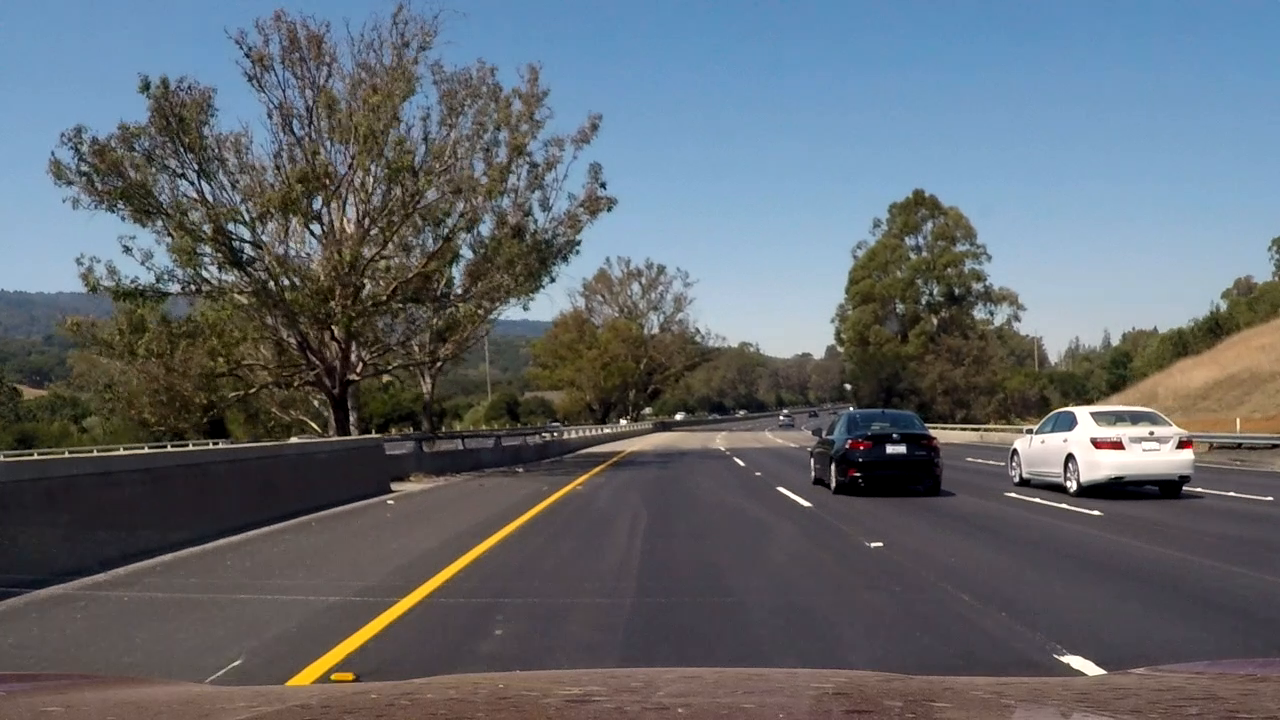
#> input picture frame 3 of test_video.mp4, 1280 x 720 px
$ python lanes.py
#> lines starting #> are read from the running program, lines starting #| are printed output that depends on the picture; after the words box and inside, x2 and y2 are one past the last pixel; in counts of white or black regions, pixels touching at a corner belong together
#> further down, frame is the input picture: shape (720, 1280, 3); mean B, G, R 109.8, 103.2, 97.2
import cv2
import numpy as np

def make_cordinates(image, line_parameters):
    slope, intercept = line_parameters
    y1 = image.shape[0]
    y2 = int(y1*(3/5))
    x1 = int((y1 - intercept)/slope)
    x2 = int((y2 - intercept)/slope)

    return np.array([x1, y1, x2, y2])
def average_slope_intercept(image, lines):
    left_fit = []
    right_fit = []
    for line in lines:
            x1, y1, x2, y2 = line.reshape(4)
            parameters = np.polyfit((x1, x2), (y1, y2), 1)
            slope = parameters[0]
            intercept = parameters[1]
            if slope < 0:
                left_fit.append((slope, intercept))
            else:
                right_fit.append((slope, intercept))
    left_fit_average = np.average(left_fit, axis=0)
    right_fit_average = np.average(right_fit, axis=0)
    left_line = make_cordinates(image, left_fit_average)
    right_line = make_cordinates(image, right_fit_average)
    return np.array([left_line, right_line])

def canny(image):
    gray = cv2.cvtColor(image, cv2.COLOR_RGB2GRAY)
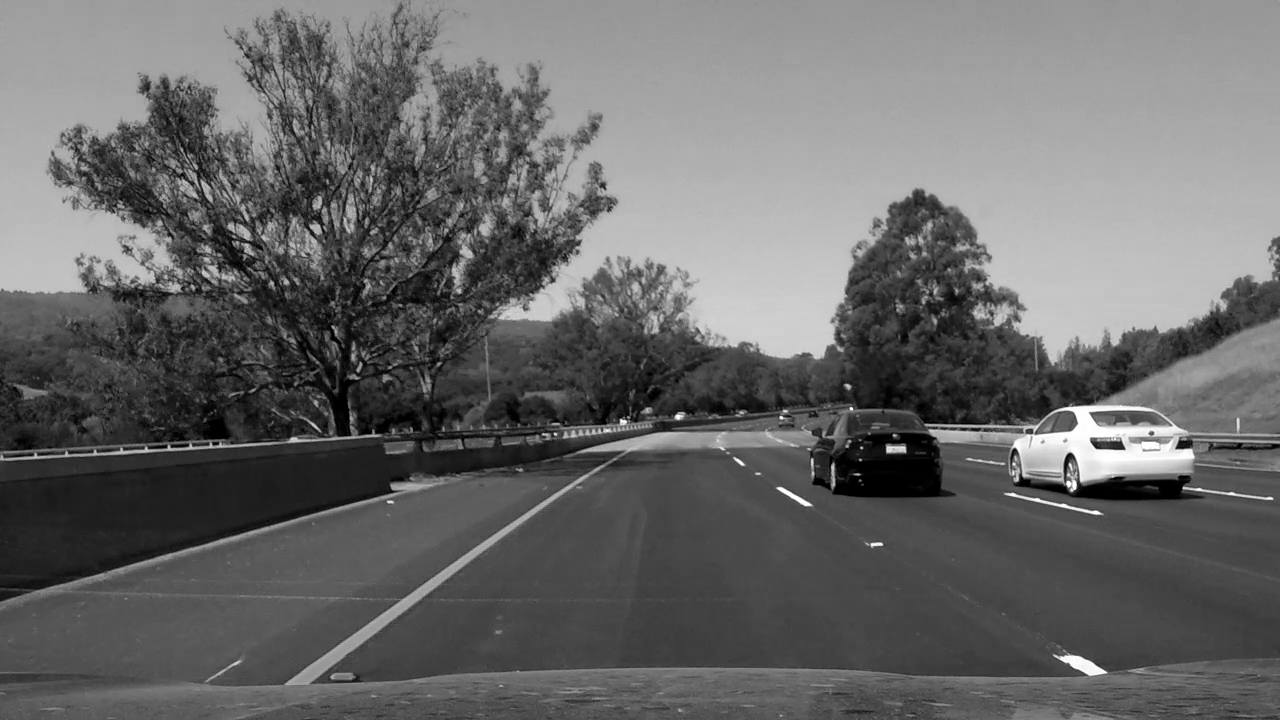
#> gray: shape (720, 1280); min 0, max 255, mean 104.5
    blur = cv2.GaussianBlur(gray, (5, 5), 0)
    canny = cv2.Canny(blur, 50, 150)
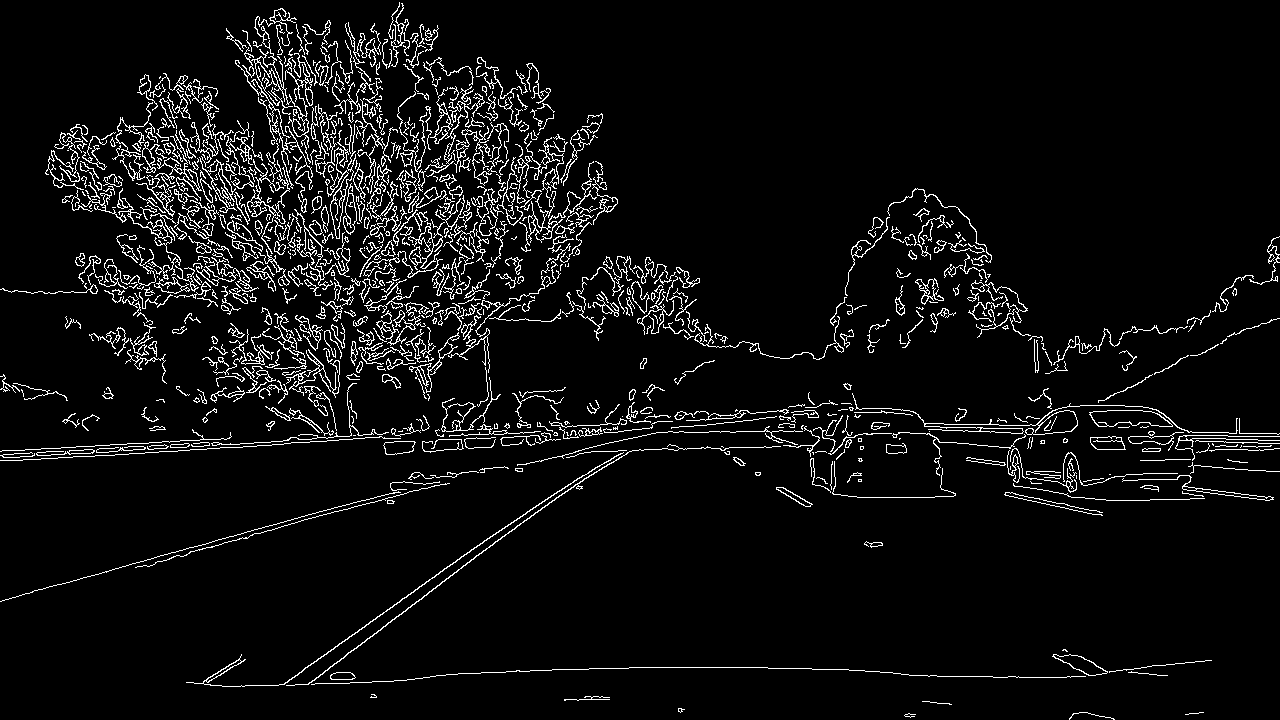
#> canny: shape (720, 1280); 5.7% white in thin lines or dots
    return canny

def display_lines(image, lines):
    line_image = np.zeros_like(image)
    if lines is not None:
        for line in lines:
            x1, y1, x2, y2 = line.reshape(4)
            cv2.line(line_image, (x1, y1), (x2, y2), (255, 0, 0), 10)
    return line_image

def region_of_interest(image):
    height = image.shape[0]
#> height = 720
    polygons = np.array([
    [(200, height ), (1100, height), (550, 250)]
    ])
#> polygons = [[200, 720], [1100, 720], [550, 250]]
    mask = np.zeros_like(image)
    cv2.fillPoly(mask, polygons, 255)
#> mask: shape (720, 1280); 23% white; 1 white region, box (x1, y1, x2, y2) and area: (200, 250, 1100, 720) 211775
    masked_image = cv2.bitwise_and(image, mask)
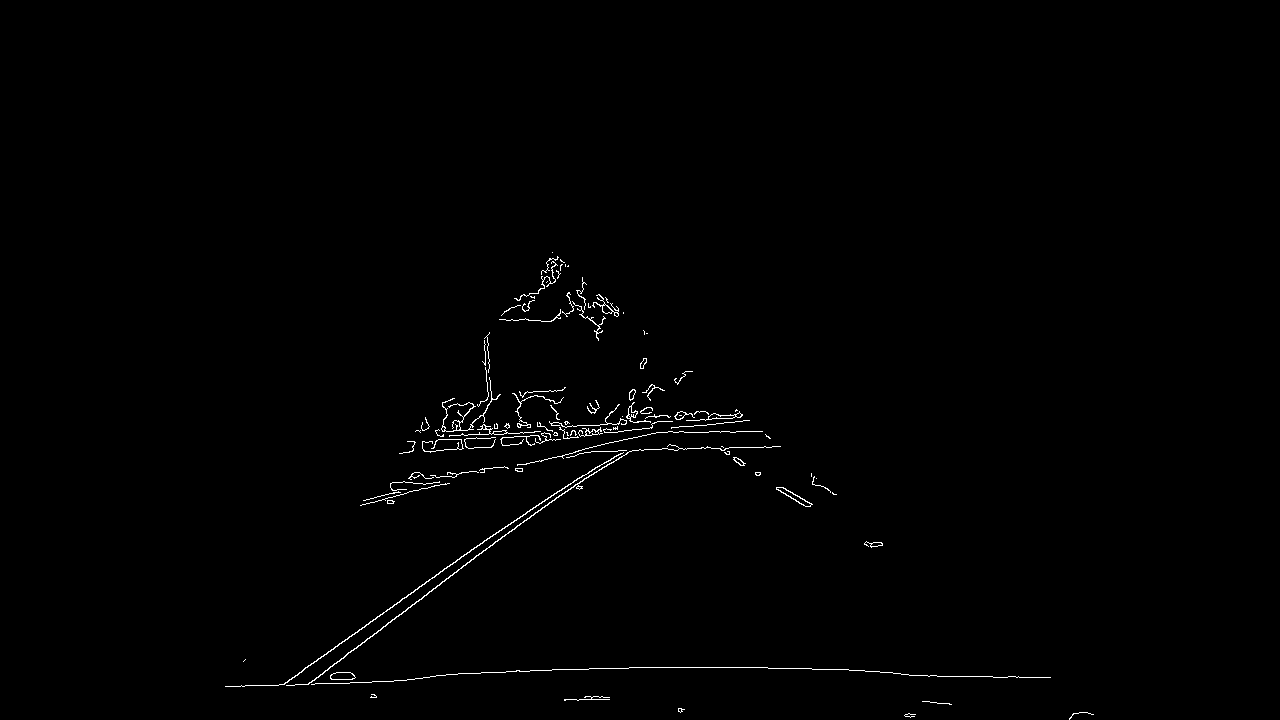
#> masked_image: shape (720, 1280); 0.69% white in thin lines or dots, all inside (x1, y1, x2, y2) = (225, 252, 1094, 720)
    return masked_image

cap = cv2.VideoCapture("test_video.mp4")
while(cap.isOpened()):
    _, frame = cap.read()
    canny_image = canny(frame)
    cropped_image = region_of_interest(canny_image)
    lines = cv2.HoughLinesP(cropped_image, 2, np.pi/180, 100, np.array([]), minLineLength=40, maxLineGap=5)
#> lines = 23 rows, first 6: [489, 538, 557, 491], [307, 684, 549, 502], [629, 667, 767, 667], [564, 432, 617, 432], [283, 684, 387, 609], [723, 447, 771, 447]
    average_lines = average_slope_intercept(frame, lines)
#> the loop in average_slope_intercept, `for line in lines:` made 23 passes
#> (x1, y1, x2, y2, slope, intercept) on passes 1 to 12: (489, 538, 557, 491, -0.691, 876), (307, 684, 549, 502, -0.752, 914.9), (629, 667, 767, 667, 7.21e-17, 667), (564, 432, 617, 432, 6.71e-16, 432), (283, 684, 387, 609, -0.721, 888.1), (723, 447, 771, 447, 6.24e-16, 447), (571, 431, 617, 429, -0.0435, 455.8), (656, 432, 708, 432, -1.21e-15, 432), (286, 685, 331, 683, -0.0444, 697.7), (585, 448, 642, 435, -0.228, 581.4), (556, 497, 607, 464, -0.647, 856.8), (426, 581, 486, 540, -0.683, 872.1)
#> after the loop in average_slope_intercept, `for line in lines:`: left_fit = 18 items, first 6: (-0.691, 876), (-0.752, 914.9), (-0.721, 888.1), (-0.0435, 455.8), (-1.21e-15, 432), (-0.0444, 697.7); right_fit = [(7.21e-17, 667), (6.71e-16, 432), (6.24e-16, 447), (1e-15, 676), (0.0227, 650.4)]
#> in average_slope_intercept, `left_fit_average = np.average(left_fit, axis=0)`: left_fit_average = [-0.37, 695]
#> in average_slope_intercept, `right_fit_average = np.average(right_fit, axis=0)`: right_fit_average = [0.00455, 574.5]
#> in make_cordinates, `slope, intercept = line_parameters`: slope = -0.37; intercept = 695
#> in make_cordinates, `x1 = int((y1 - intercept)/slope)`: x1 = -67
#> in make_cordinates, `x2 = int((y2 - intercept)/slope)`: x2 = 710
#> in average_slope_intercept, `left_line = make_cordinates(image, left_fit_average)`: left_line = [-67, 720, 710, 432]
#> in average_slope_intercept, `right_line = make_cordinates(image, right_fit_average)`: right_line = [32015, 720, -31343, 432]
#> average_lines = [[-67, 720, 710, 432], [32015, 720, -31343, 432]]
    line_image = display_lines(frame, average_lines)
#> the loop in display_lines, `for line in lines:` made 2 passes
    combo_image = cv2.addWeighted(frame, 0.8, line_image, 1, 1)
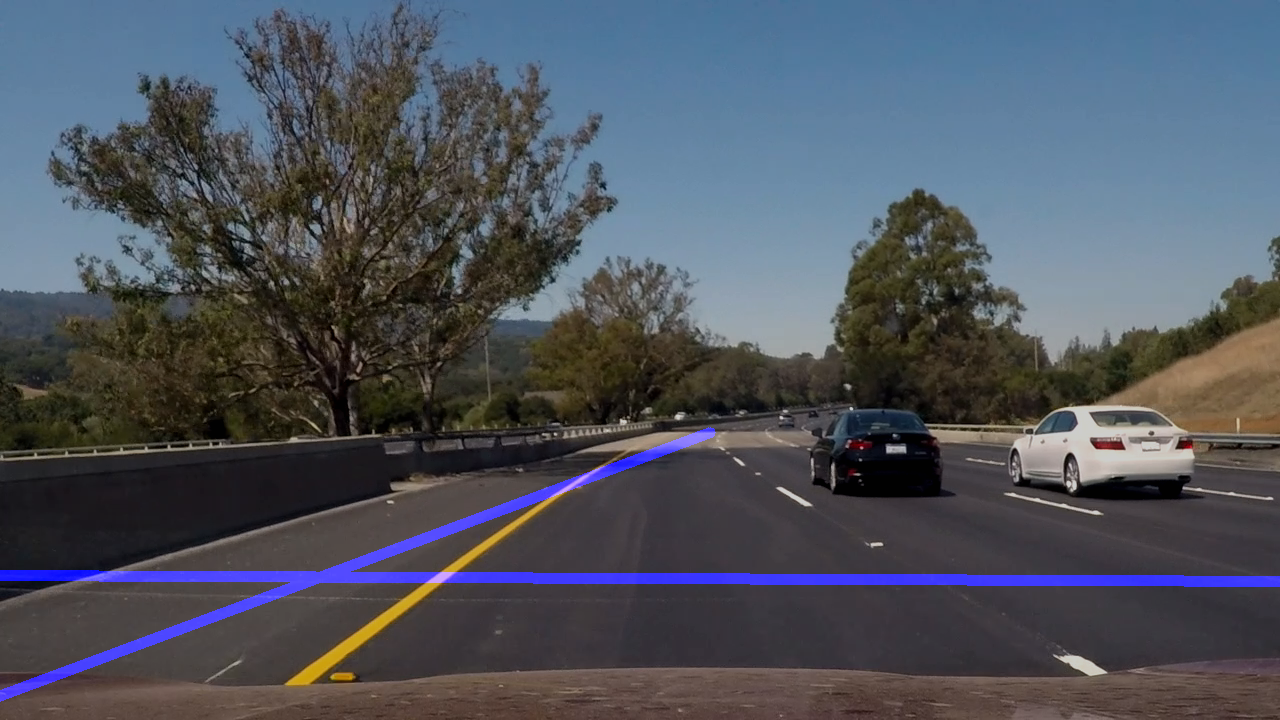
#> combo_image: shape (720, 1280, 3); mean B, G, R 93.4, 83.6, 78.7
    cv2.imshow('result', combo_image)
    cv2.waitKey(1)

$ run again, starting later in the video
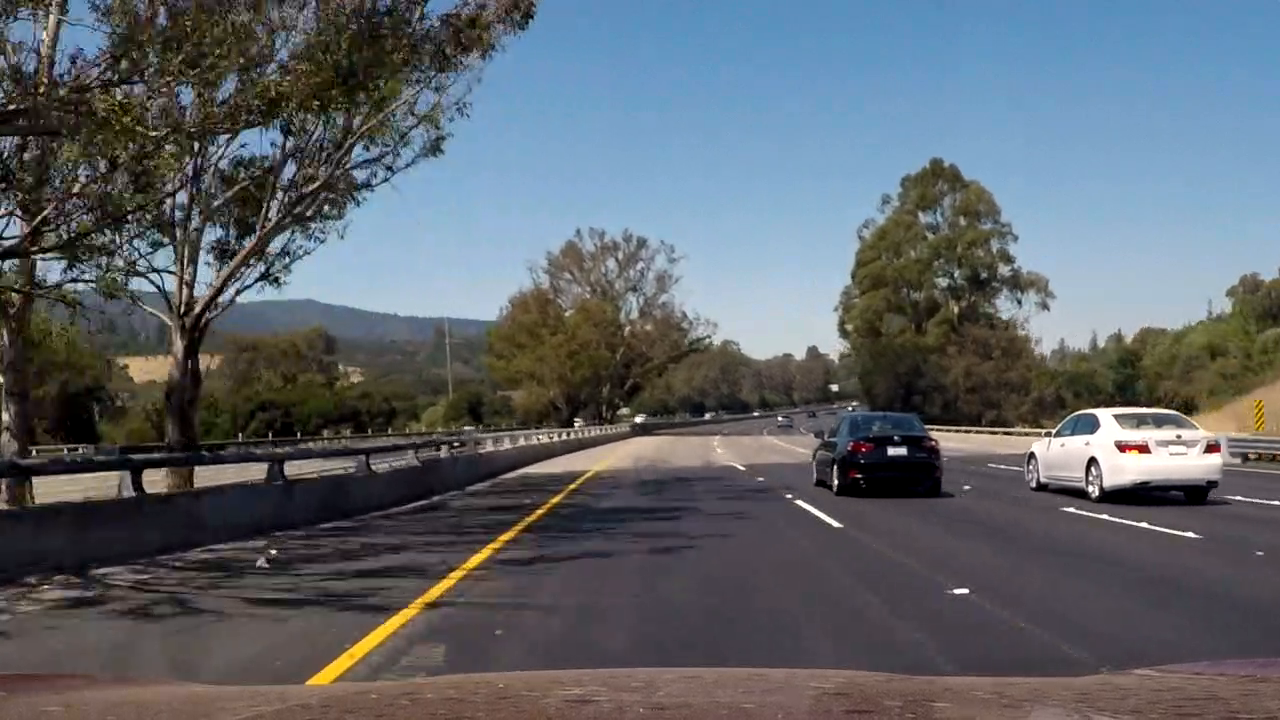
#> input picture frame 17 of test_video.mp4, 1280 x 720 px
#> frame is the input picture: shape (720, 1280, 3); mean B, G, R 105.5, 99.4, 93.8
#> in canny, `canny = cv2.Canny(blur, 50, 150)`:
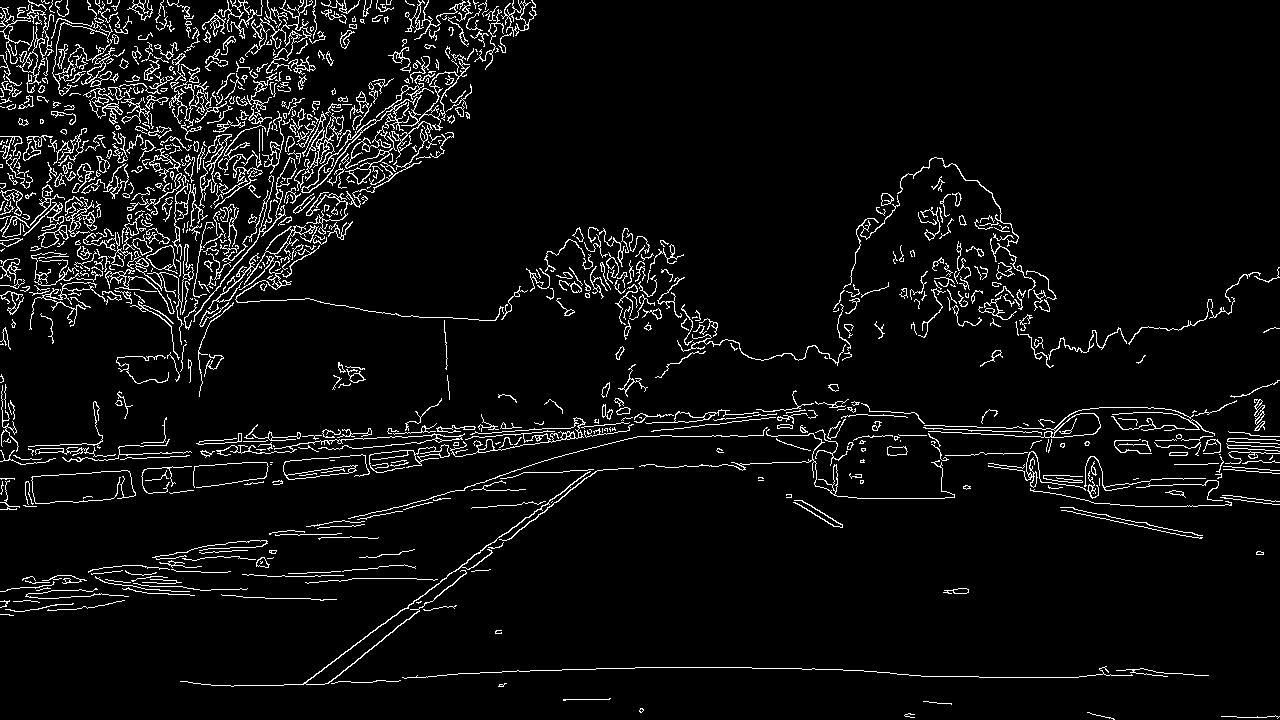
#> canny: shape (720, 1280); 5.6% white in thin lines or dots
#> mask: shape (720, 1280); 23% white; 1 white region, box (x1, y1, x2, y2) and area: (200, 250, 1100, 720) 211775
#> masked_image: shape (720, 1280); 0.73% white in thin lines or dots, all inside (x1, y1, x2, y2) = (225, 251, 1094, 718)
#> lines = 25 rows, first 6: [303, 684, 420, 596], [672, 436, 729, 436], [374, 645, 466, 573], [635, 667, 751, 667], [385, 623, 526, 517], [665, 467, 711, 465]
#> the loop in average_slope_intercept, `for line in lines:` made 25 passes
#> (x1, y1, x2, y2, slope, intercept) on passes 1 to 8: (303, 684, 420, 596, -0.752, 911.9), (672, 436, 729, 436, -1.12e-15, 436), (374, 645, 466, 573, -0.783, 937.7), (635, 667, 751, 667, 1.25e-15, 667), (385, 623, 526, 517, -0.752, 912.4), (665, 467, 711, 465, -0.0435, 495.9), (510, 447, 629, 430, -0.143, 519.9), (260, 685, 305, 683, -0.0444, 696.6)
#> after the loop in average_slope_intercept, `for line in lines:`: left_fit = 22 items, first 6: (-0.752, 911.9), (-1.12e-15, 436), (-0.783, 937.7), (-0.752, 912.4), (-0.0435, 495.9), (-0.143, 519.9); right_fit = [(1.25e-15, 667), (0.0455, 633.2), (0.6, 18.8)]
#> left_fit_average = [-0.344, 676.4]
#> right_fit_average = [0.215, 439.7]
#> in make_cordinates, `slope, intercept = line_parameters`: slope = -0.344; intercept = 676.4
#> in make_cordinates, `x1 = int((y1 - intercept)/slope)`: x1 = -126
#> in make_cordinates, `x2 = int((y2 - intercept)/slope)`: x2 = 711
#> left_line = [-126, 720, 711, 432]
#> right_line = [1302, 720, -35, 432]
#> average_lines = [[-126, 720, 711, 432], [1302, 720, -35, 432]]
#> the loop in display_lines, `for line in lines:` made 2 passes
#> `combo_image = cv2.addWeighted(frame, 0.8, line_image, 1, 1)`:
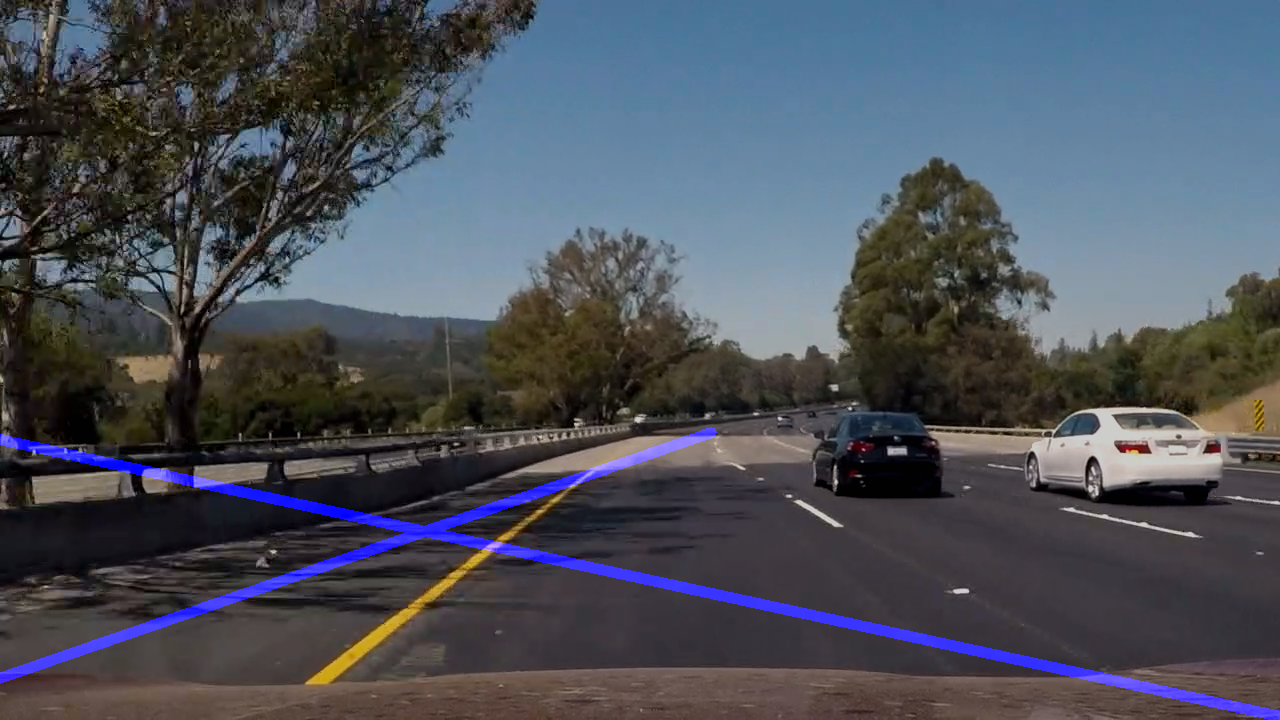
#> combo_image: shape (720, 1280, 3); mean B, G, R 90.2, 80.5, 76
